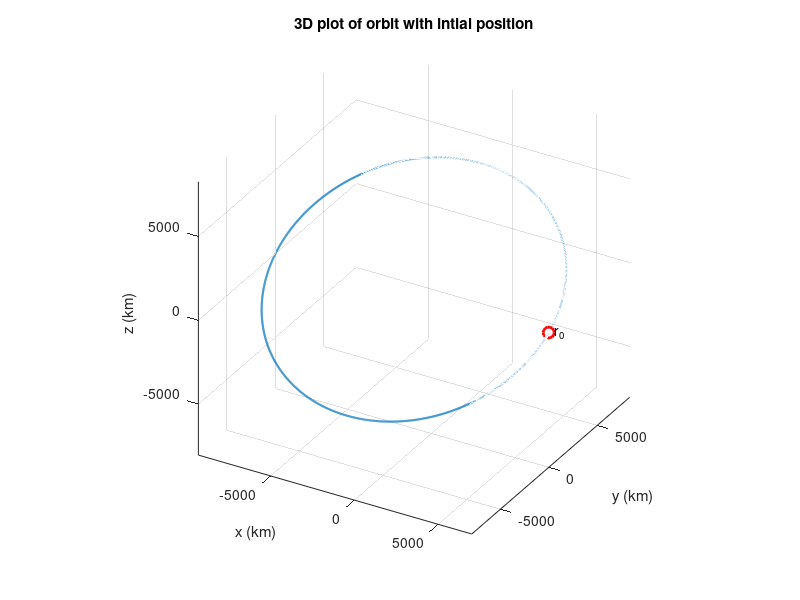

This figure's MATLAB source:
% Description: This code will use the ODE45 method to solve the second
% order diferential equation of a two-body motion about earth and fidn
% orbital period, trajectory and initial position.
% Author: Matheus Rocha Carlos
% Email: ROCHACAM@my.erau.edu
% Class: AE313 - Section 01DB
% Date: 09/30/2025
% Worked With: N/a

% Iniciation
clear;
clc;
close ALL;

%set inputs
mu = 398600; %Earth's Gravitational parameter
r0 = [7000; 0; 0]; %given postion vector
v0 = [0.2; 7; 4];   %given velocity vector
Y0 = [r0; v0];   %initial condition for ODE45 

%Orbital period calculator for comparison
r0_mag = norm(r0);
V0_mag = norm(v0);
epsilon = (V0_mag^2 / 2) - (mu / r0_mag);
a = -mu / (2 * epsilon);
T = 2 * pi * sqrt(a^3 / mu); 

%create two-body propagator fuction iterator
function dYdt = twoBodyPropagator(~, Y, mu)
    r_vec = Y(1:3);
    r = norm(r_vec);
    acceleration = -mu / (r^3) * r_vec;
    dYdt = [Y(4:6); acceleration];
end

%Propagation of Orbit using ode45
tspan = [0, T];
options = odeset('RelTol', 1e-12, 'AbsTol', 1e-12); %define accuracy
[t, Y] = ode45(@(t, Y) twoBodyPropagator(t, Y, mu), tspan, Y0, options);

%Plot of trajectory
figure('Color', 'w');
plot3(Y(:, 1), Y(:, 2), Y(:, 3), 'LineWidth', 1.5);
hold on;

% Mark the initial position
plot3(Y(1, 1), Y(1, 2), Y(1, 3), 'ro', 'MarkerSize', 8, 'LineWidth', 2);
text(Y(1, 1), Y(1, 2), Y(1, 3), '  r_0', 'FontSize', 10);
title('3D plot of orbit with intial position');
xlabel('x (km)');
ylabel('y (km)');
zlabel('z (km)');
grid on;
axis equal; 
view(30, 30);
